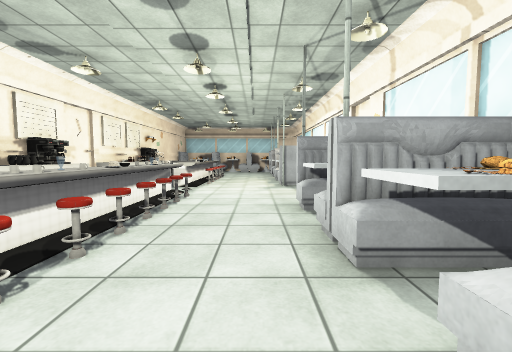
[1] (above)

16 first-person views from a walk through a 3-D level made in the Unity game engine. The camera is 1.2 m above the floor, tilts 4° down and sees 90° across. The floor is counted in squares, 1 m on a side. Each view is taken from the middle of a square. On the plan, view 1 faces up. The plan holds only what a view shows up to about 12 squares ahead; the rest is blank. The place goes on beyond the plan. Some surface patterns are stand-ins.

[2]
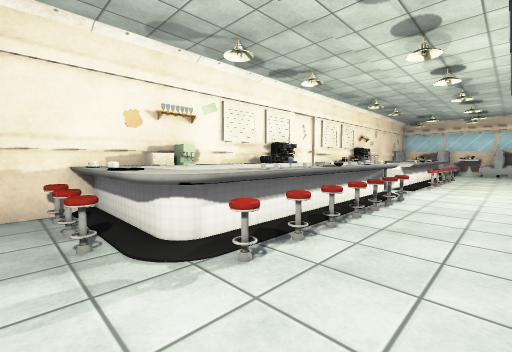

[3]
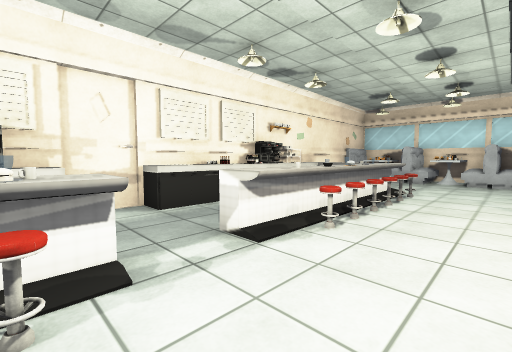

[4]
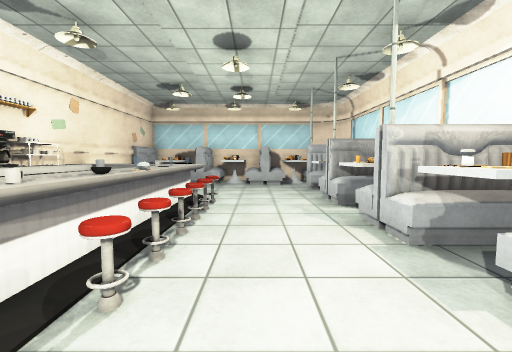

[5]
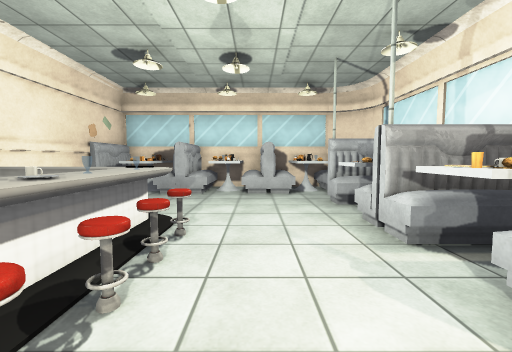

[6]
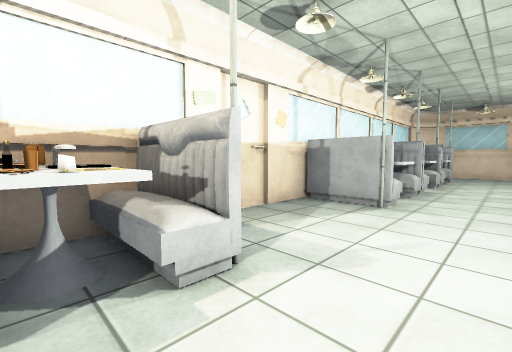

[7]
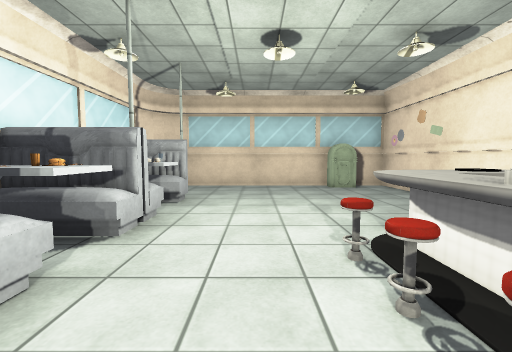

[8]
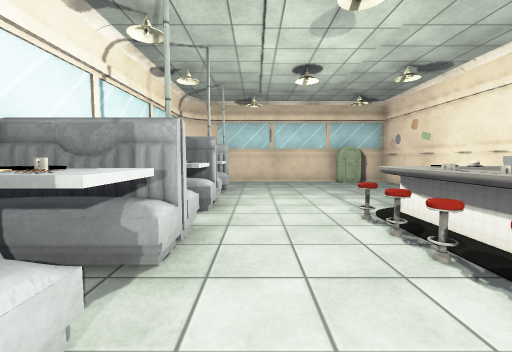

[9]
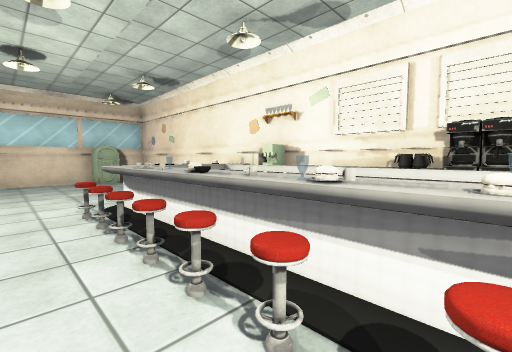

[10]
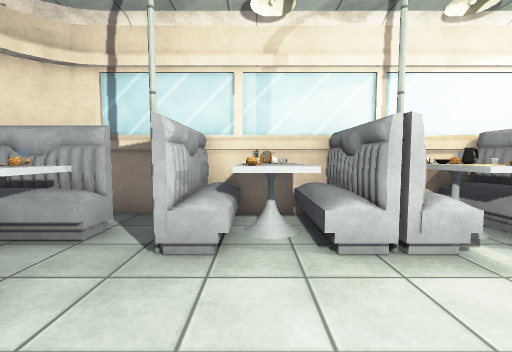

[11]
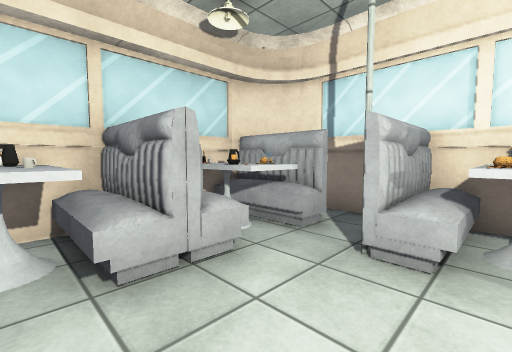

[12]
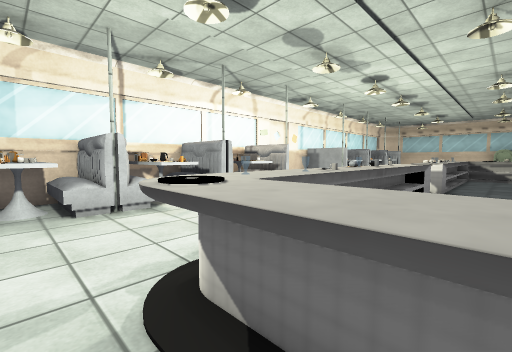

[13]
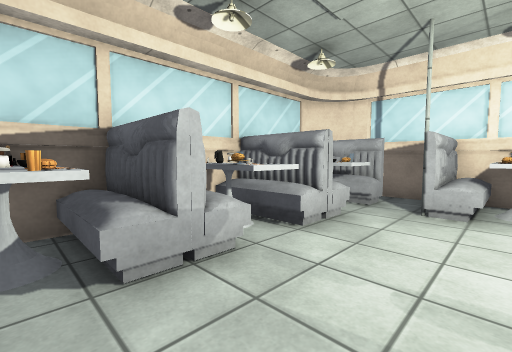

[14]
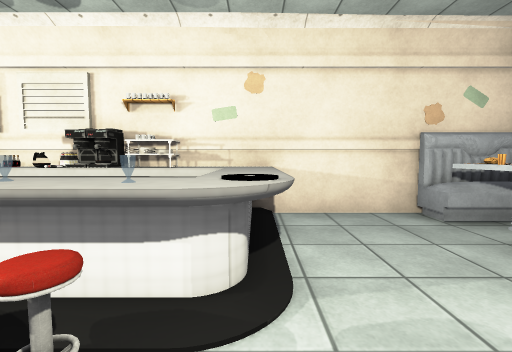

[15]
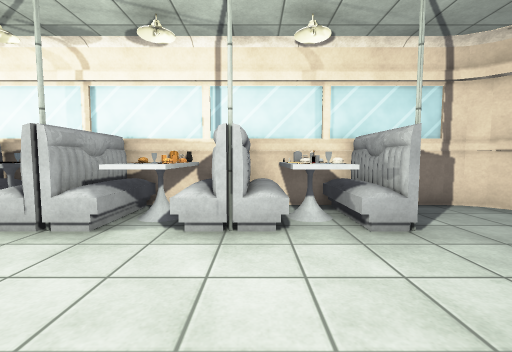

[16]
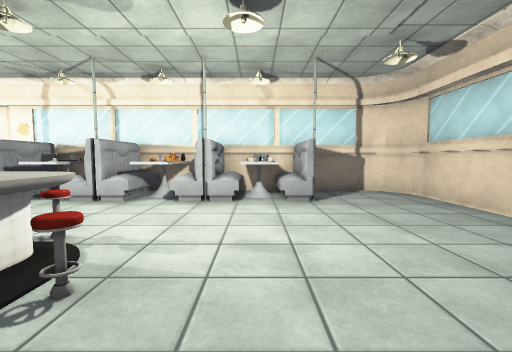

### Floor plan
Key: @ floor where view 1 was taken; # wall or solid block; . floor; ^ raised ledge; S stool; T table; R rack; M machine; O other object.
Columns run from 7 left of view 1 to 4 right of it. Each row starts with its distance up from view 1.
 24  #########
 23  OTOOTOTTO
 22 #OTOOTOTTO.#
 21 #..........#
 20 #.......OOO#
 19 #.......TT #
 18 #^^^O...OOO#
 17 #^..^S..OOO#
 16 #R.  S..TTT#
 15 #M..OS..TTT#
 14 #O. OS..OOO#
 13 #O  ^S..TTT#
 12 #   ^S..TTO#
 11 #^..^...OOO#
 10 #..........#
  9 #^..^......#
  8 #O..OS.....#
  7 #O..OS.....#
  6 #^..^S..OOO#
  5 #^..OS..TTT#
  4 #O.. S..OOO#
  3 #O..^S..OOO#
  2 #^^^^S..T T#
  1 #SSO^...OOO#
  0 #..S...@OOO#
 -1 #....... O #
 -2 # ......OOO#
 -3 #........O.#
 -4 #..........#
 -5 #.OO......##
 -6 ##O########

Where each view was taken, in squares from view 1:
view 1: 0 up, 0 right, facing up
view 2: 0 up, 0 right, facing up-left
view 3: 8 up, 0 right, facing up-left
view 4: 10 up, 1 left, facing up
view 5: 13 up, 1 left, facing up
view 6: 13 up, 1 left, facing down-right
view 7: 5 up, 1 left, facing down
view 8: 7 up, 0 right, facing down
view 9: 8 up, 1 left, facing down-left
view 10: 19 up, 2 left, facing right
view 11: 19 up, 2 left, facing up-right
view 12: 19 up, 5 left, facing down-right
view 13: 19 up, 5 left, facing up-right
view 14: 18 up, 1 left, facing left
view 15: 0 up, 3 left, facing right
view 16: 1 down, 6 left, facing right
